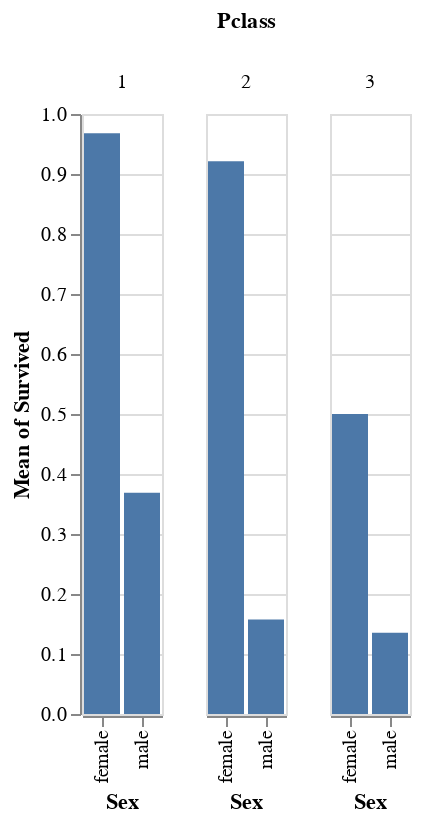

The code cell stored with this chart in its notebook:
### Markdown cell above
**Mark bar**: data are represented by bars

### Code cell
alt.Chart(titanic).mark_bar().encode(
    x='Sex',
    y='mean(Survived)',
    column='Pclass'
)

### Figure 1 — Vega-Lite specification as saved in the notebook (floating-point values rounded to 4 significant figures; data arrays with more than 128 entries replaced by an {"elided": "..."} marker saying what was removed)
{"config": {"view": {"continuousWidth": 400, "continuousHeight": 300}}, "data": {"name": "data-93290830beea3a875eeab316df346c54"}, "mark": "bar", "encoding": {"column": {"type": "quantitative", "field": "Pclass"}, "x": {"type": "nominal", "field": "Sex"}, "y": {"type": "quantitative", "aggregate": "mean", "field": "Survived"}}, "$schema": "https://vega.github.io/schema/vega-lite/v4.8.1.json", "datasets": {"data-93290830beea3a875eeab316df346c54": {"elided": "891 records"}}}
